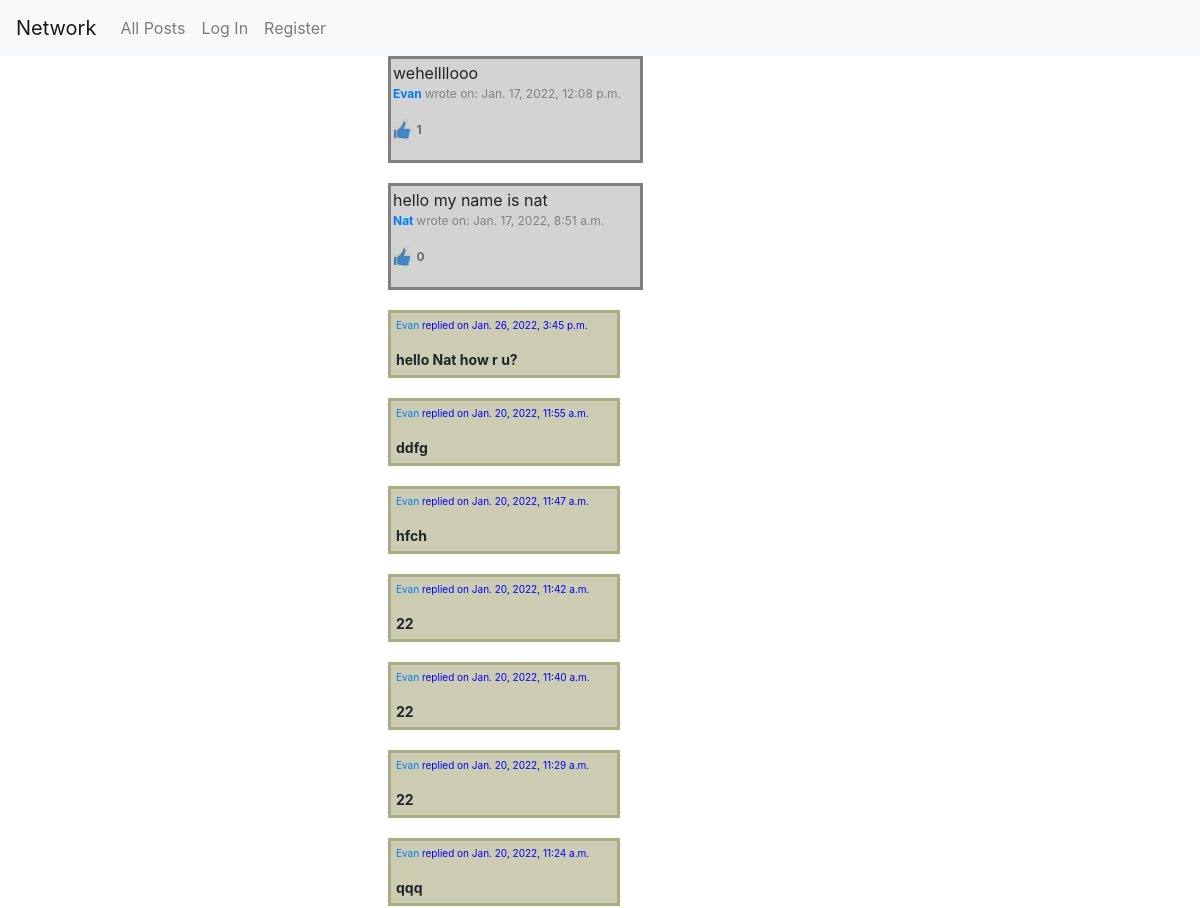
Page /?page=2 (upper part) on the earlier database version.
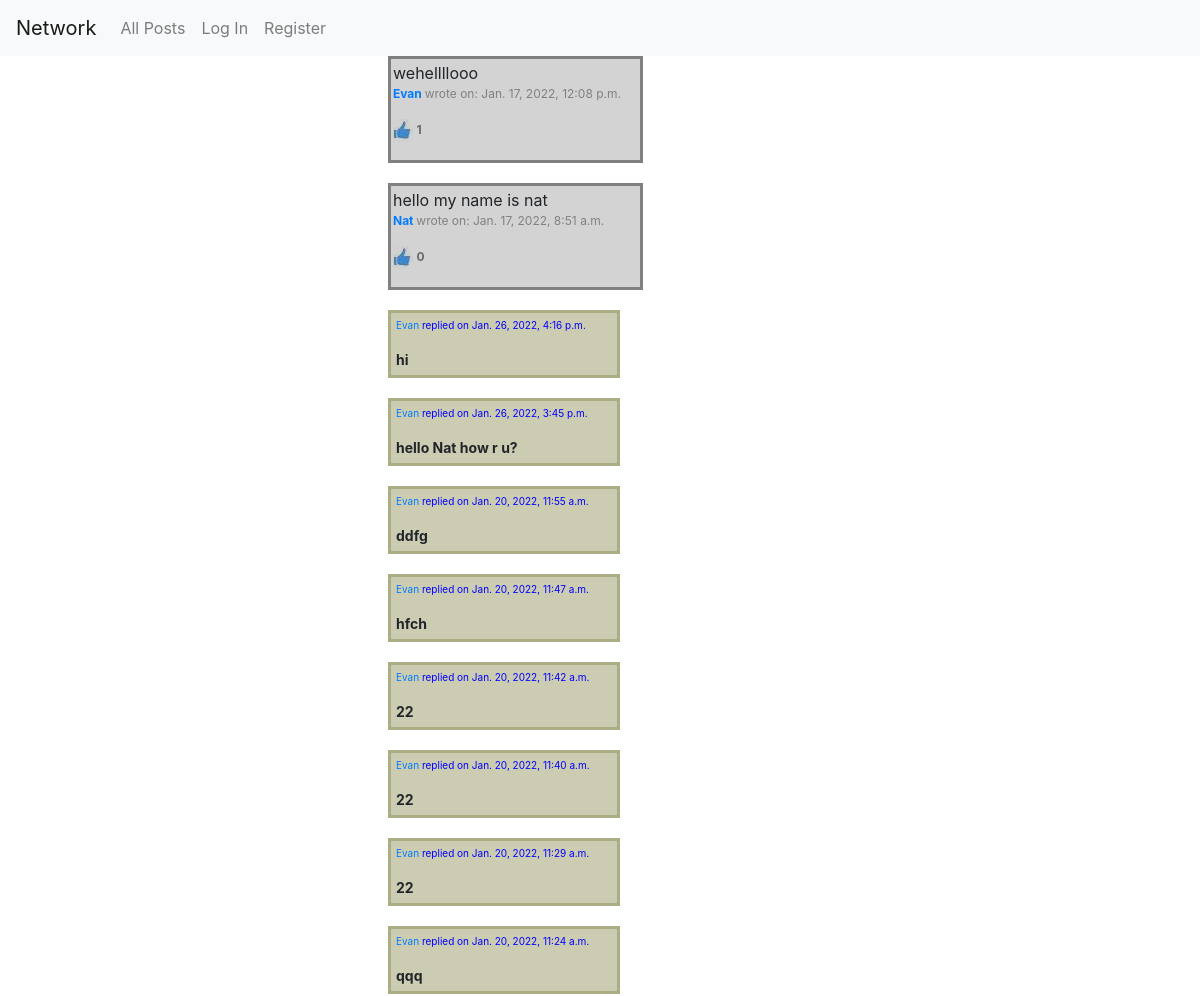
Same page on the later database version.
### network/models.py (models this page shows, shortened)
class Mypost(models.Model):
    description=models.CharField(max_length=300)
    created_date=models.DateTimeField(default=now, editable=False)
    owner=models.ForeignKey(User, on_delete=models.CASCADE, null="TRUE", blank="TRUE")
    likes = models.ManyToManyField(User, blank="TRUE", related_name="likers")
    objects = MypostManager()

class User(AbstractUser):
    email=models.EmailField(max_length=254)
    date_joined = models.DateTimeField(default=timezone.now)
    following = models.ManyToManyField("User", blank="TRUE", related_name="followers")
    def __str__(self):
        return f"{self.username}"

class Reply(models.Model):
    reply_txt=models.CharField(max_length=150, blank="True")
    mypost_reply=models.ForeignKey(Mypost, on_delete=models.CASCADE, null="TRUE", blank="TRUE")
    created_date=models.DateTimeField(default=now, editable=False)
    lists = models.ManyToManyField(Mypost, blank="TRUE", related_name="replies")  # post_reply
    owner = models.ForeignKey(User, on_delete=models.CASCADE, null="TRUE", blank="TRUE")
    objects = ReplyManager()
    class Meta:
        ordering = ['-created_date']
    def __str__(self):
        return f"{self.reply_txt}"

### network/views.py (the view)
# urls.py: path("", views.index, name="index"),
def index(request):
    all_posts=Mypost.objects.order_by('-created_date')
    page=paging(request,all_posts)
    created_date = timezone.now()
    owner = request.user
    replies = Reply.objects.order_by('-created_date')
    if request.method == "POST" and "post_reply" in request.POST:
        reply_txt = request.POST["reply_txt"]
        mypost_reply = request.POST.get("post_id")
        reply(request,reply_txt,mypost_reply)
        return render(request, "network/index.html", {"all_posts": all_posts, "replies": replies,"count":page.count,"page":page})
    if request.method == "POST" and "load_post" in request.POST:
        post_to_load_id = request.POST.get("post_to_load_id")
        edit_post(request,post_to_load_id)
        post_to_load = Mypost.objects.get(pk=post_to_load_id)
        return render(request, "network/edit_post.html", {"post_to_load": post_to_load})
    else:
        return render(request, "network/index.html",
                      {"all_posts": all_posts, "replies": replies,"count":page.count,"page":page})

### network/views.py (called while the page is built)
def paging(request,the_posts):
    post_paginator=Paginator(the_posts,10)
    page_num = request.GET.get("page")
    return post_paginator.get_page(page_num)

### network/templates/network/index.html (shortened to what this page needs)
{% extends "network/layout.html" %}
{% load static %}
{% block body %}
{% for post in page.object_list %}
<ul>
<div class="post">{{post.description}}
    <p style= "color:grey; font-size:12px;"> <strong><a href="{% url 'profile' post.owner_id %}" > {{post.owner}} </strong></a> wrote on: {{post.created_date}} </p>
        {% if post.likes.all.count != 0 %}
    <p id="likes" style= "color:grey; font-size:12px;mix-blend-mode: multiply;"><img src="{% static  'network/images/like1.jpg' %}" alt="like image">
        <span><strong id="likescounter_{{post.id}}">{{ post.likes.all.count }}</strong></span>
        {% else %}
    <p id="likes" style= "color:grey; font-size:12px;mix-blend-mode: multiply;"><img src="{% static  'network/images/like1.jpg' %}" alt="like image">
        <span><strong id="likescounter_{{post.id}}">0</strong></span>
        {% endif %}
</div>
</ul>
{% for rep in post.replies.all %}
 <ul>
        <div class="replies" ><p style= "color:blue; font-size:10px;"><a href="{% url "profile" rep.owner_id %}">{{rep.owner}}</a>
            replied on {{rep.created_date}}</p> <strong>{{rep}} </strong> </div>
</ul>
{% endfor %}
    </div>
{% endfor %}
{% endblock %}

Differences in the rows shown:
added Reply: owner "Evan", created_date "Jan. 26, 2022, 4:16 p.m.", reply_txt "hi", shown under Mypost "hello my name is nat"
